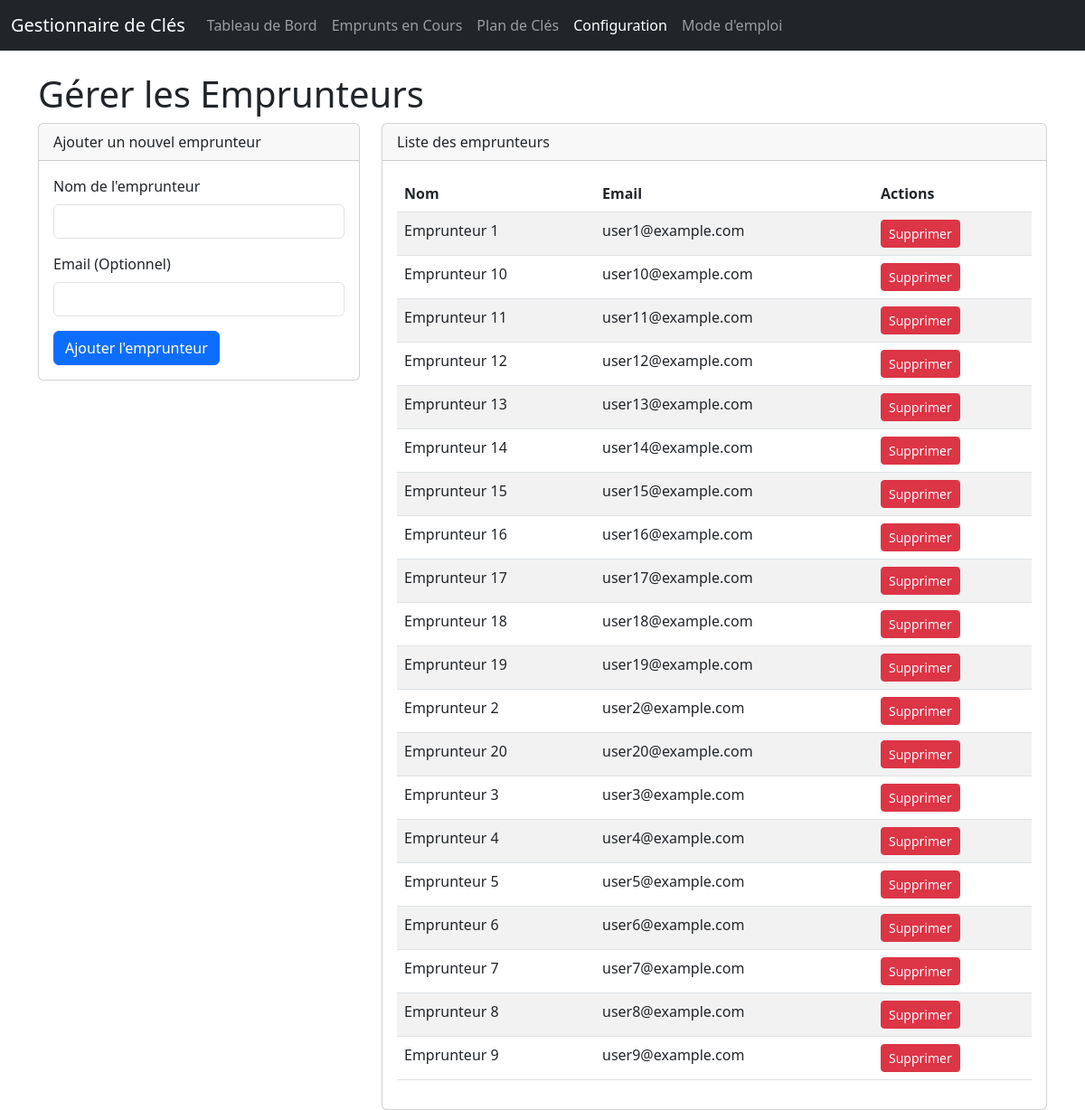
/borrowers, run on the app's committed database.
### app/main.py (models this page shows)
class Borrower(Base):
    __tablename__ = "borrowers"
    id = Column(Integer, primary_key=True, index=True)
    name = Column(String, index=True, nullable=False)
    email = Column(String, index=True)
    loans = relationship("Loan", back_populates="borrower", cascade="all, delete-orphan")

### app/main.py (the view)
@app.get("/borrowers", response_class=HTMLResponse)
async def manage_borrowers(request: Request, db: Session = Depends(get_db)):
    borrowers = db.query(Borrower).order_by(Borrower.name).all()
    return templates.TemplateResponse("borrowers.html", {
        "request": request,
        "borrowers": borrowers,
        "page_title": "Gérer les Emprunteurs"
    })

### app/templates/borrowers.html (shortened to what this page needs)
<!DOCTYPE html>
<html lang="fr">
<head>
    <link href="https://cdn.jsdelivr.net/npm/bootstrap@5.3.0/dist/css/bootstrap.min.css" rel="stylesheet">
</head>
<body>
    {% include 'navbar.html' %}
    <main class="container" style="padding-top: 5rem;">
        <h1>{{ page_title }}</h1>
        <div class="row">
            <div class="col-md-4">
                <div class="card">
                    <div class="card-header">
                        Ajouter un nouvel emprunteur
                    </div>
                    <div class="card-body">
                        <form action="/borrowers/add" method="post">
                            <div class="mb-3">
                                <label for="borrower_name" class="form-label">Nom de l'emprunteur</label>
                                <input type="text" class="form-control" id="borrower_name" name="borrower_name" required>
                            </div>
                            <div class="mb-3">
                                <label for="borrower_email" class="form-label">Email (Optionnel)</label>
                                <input type="email" class="form-control" id="borrower_email" name="borrower_email">
                            </div>
                            <button type="submit" class="btn btn-primary">Ajouter l'emprunteur</button>
                        </form>
                    </div>
                </div>
            </div>
            <div class="col-md-8">
                <div class="card">
                    <div class="card-header">
                        Liste des emprunteurs
                    </div>
                    <div class="card-body">
                        <table class="table table-striped">
                            <thead>
                                <tr>
                                    <th>Nom</th>
                                    <th>Email</th>
                                    <th>Actions</th>
                                </tr>
                            </thead>
                            <tbody>
                                {% for borrower in borrowers %}
                                <tr>
                                    <td>{{ borrower.name }}</td>
                                    <td>{{ borrower.email or 'N/A' }}</td>
                                    <td>
                                        <a href="/borrowers/delete/{{ borrower.id }}" class="btn btn-danger btn-sm" onclick="return confirm('Êtes-vous sûr de vouloir supprimer cet emprunteur ?');">
                                            Supprimer
                                        </a>
                                    </td>
                                </tr>
                                {% endfor %}
                            </tbody>
                        </table>
                    </div>
                </div>
            </div>
        </div>
    </main>
</body>
</html>

### data on the page
Borrower: name "Emprunteur 1", email "user1@example.com"
Borrower: name "Emprunteur 10", email "user10@example.com"
Borrower: name "Emprunteur 11", email "user11@example.com"
Borrower: name "Emprunteur 12", email "user12@example.com"
Borrower: name "Emprunteur 13", email "user13@example.com"
Borrower: name "Emprunteur 14", email "user14@example.com"
Borrower: name "Emprunteur 15", email "user15@example.com"
Borrower: name "Emprunteur 16", email "user16@example.com"
Borrower: name "Emprunteur 17", email "user17@example.com"
Borrower: name "Emprunteur 18", email "user18@example.com"
Borrower: name "Emprunteur 19", email "user19@example.com"
Borrower: name "Emprunteur 2", email "user2@example.com"
Borrower: name "Emprunteur 20", email "user20@example.com"
Borrower: name "Emprunteur 3", email "user3@example.com"
Borrower: name "Emprunteur 4", email "user4@example.com"
Borrower: name "Emprunteur 5", email "user5@example.com"
Borrower: name "Emprunteur 6", email "user6@example.com"
Borrower: name "Emprunteur 7", email "user7@example.com"
Borrower: name "Emprunteur 8", email "user8@example.com"
Borrower: name "Emprunteur 9", email "user9@example.com"

### other printed values
{{ page_title }} "Gérer les Emprunteurs"
